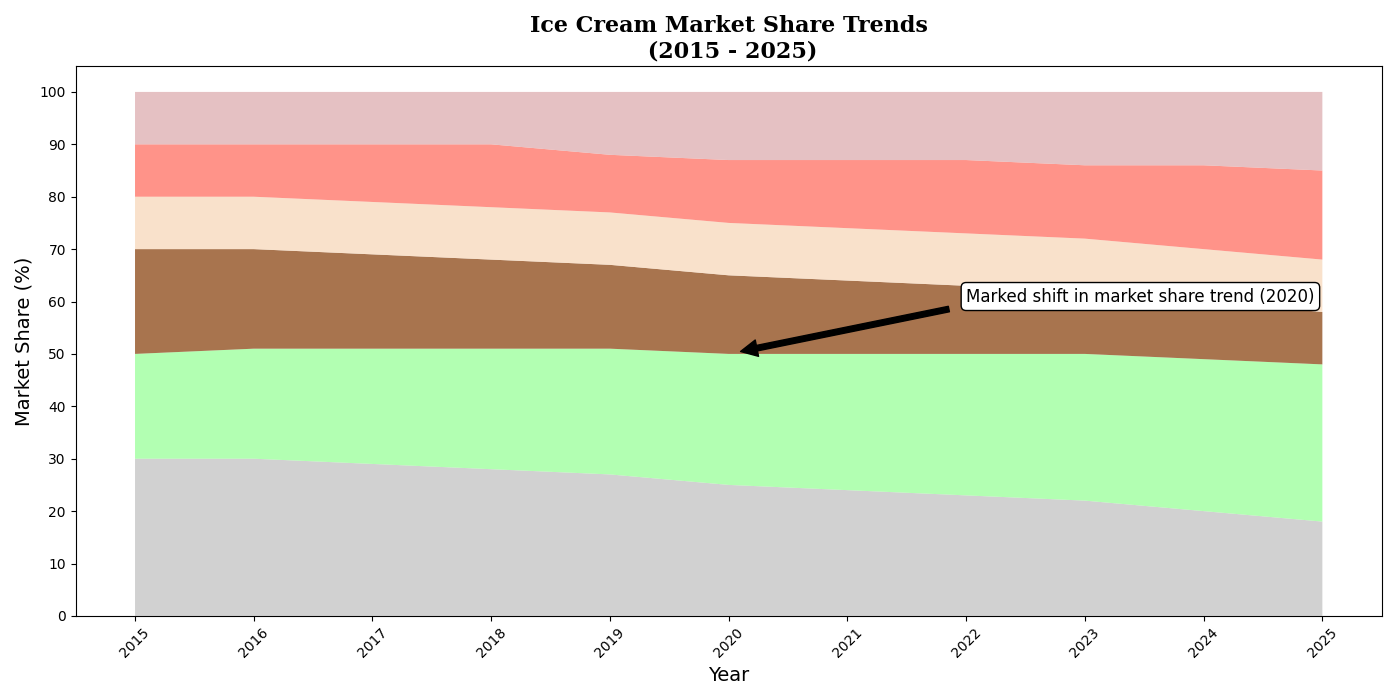

Python code for this plot:
import matplotlib.pyplot as plt
import numpy as np

years = np.arange(2015, 2026)
vanilla = np.array([30, 30, 29, 28, 27, 25, 24, 23, 22, 20, 18])
chocolate = np.array([20, 21, 22, 23, 24, 25, 26, 27, 28, 29, 30])
strawberry = np.array([20, 19, 18, 17, 16, 15, 14, 13, 12, 11, 10])
mint = np.array([10, 10, 10, 10, 10, 10, 10, 10, 10, 10, 10])
cookie_dough = np.array([10, 10, 11, 12, 11, 12, 13, 14, 14, 16, 17])
others = np.array([10, 10, 10, 10, 12, 13, 13, 13, 14, 14, 15])

fig, ax = plt.subplots(figsize=(14, 7))
ax.stackplot(years, vanilla, chocolate, strawberry, mint, cookie_dough, others,
             colors=['#c2c2c2', '#98ff98', '#8b4513', '#f7d8ba', '#ff6f61', '#ddadaf'], alpha=0.75)

ax.set_title("Ice Cream Market Share Trends\n (2015 - 2025)", fontsize=16, fontweight='bold', family='serif')
ax.set_xlabel("Year", fontsize=14)
ax.set_ylabel("Market Share (%)", fontsize=14)
plt.xticks(years, rotation=45)
plt.yticks(np.arange(0, 101, 10))

ax.annotate('Marked shift in market share trend (2020)', xy=(2020, 50),
            xytext=(2022, 60), arrowprops=dict(facecolor='black', shrink=0.05), fontsize=12,
            bbox=dict(boxstyle="round,pad=0.3", edgecolor='black', facecolor='white'))

plt.tight_layout()
plt.show()
